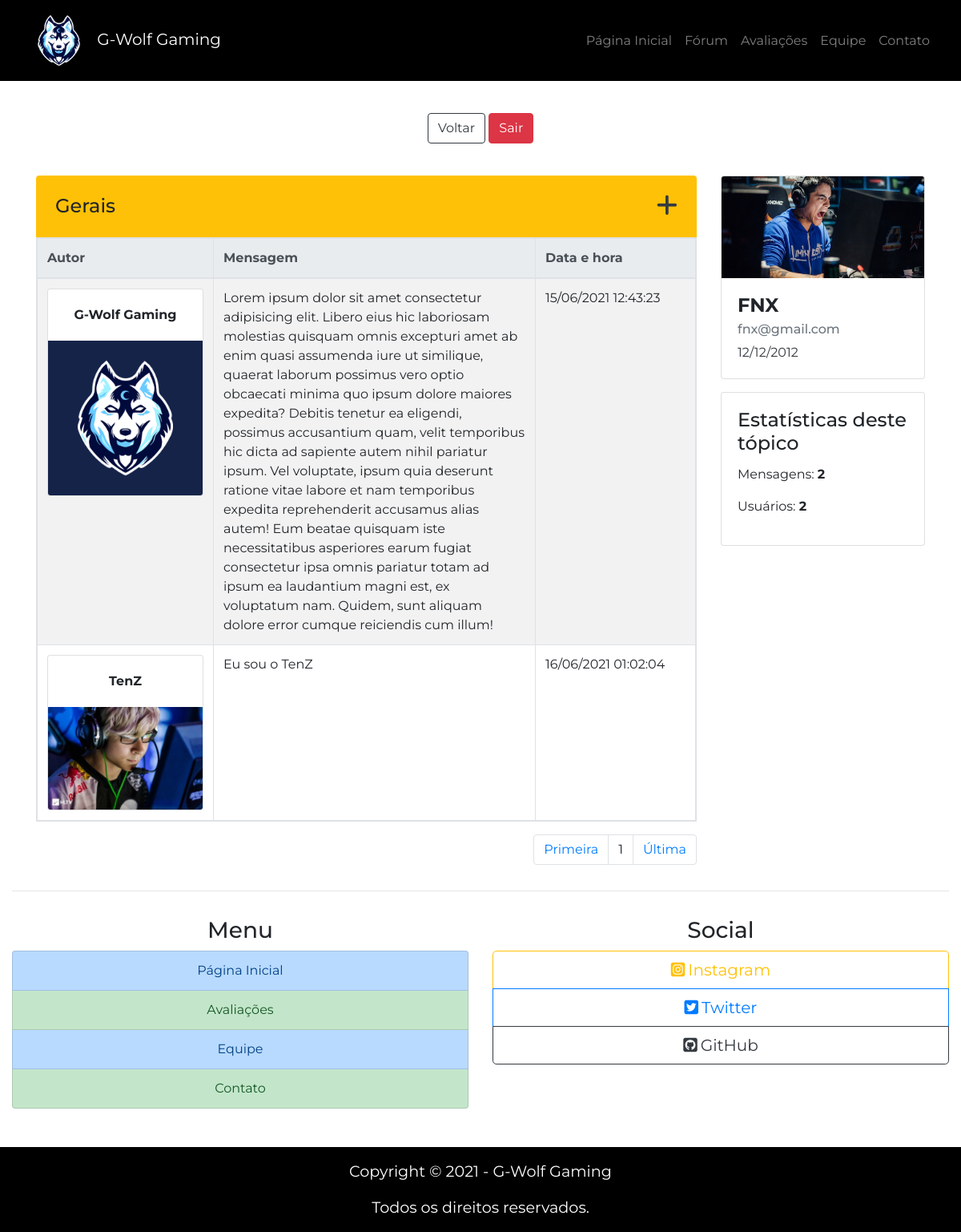
The app's page /topicos/gerais.php (signed in) with its own data.
### tables this page shows
CREATE TABLE IF NOT EXISTS `mensagens_topico` (
  `id_msg` int(11) NOT NULL AUTO_INCREMENT,
  `conteudo_msg` varchar(3000) NOT NULL,
  `autor_msg` varchar(255) NOT NULL,
  `img_autor_msg` varchar(40) NOT NULL,
  `data_msg` datetime NOT NULL,
  `topico_msg` varchar(255) NOT NULL,
  PRIMARY KEY (`id_msg`)
);

### php/converte_data.php (called while the page is built)
<?php
$datadobanco = $_SESSION['usuarioDtNasc'];
$dataconvertida = implode("/", array_reverse(explode("-", $datadobanco)));

### topicos/gerais.php (the view, shortened to what this page needs)
<?php
include_once("../php/conexao.php");
include_once("../php/converte_data.php");
$contar_msg = "SELECT * FROM mensagens_topico WHERE topico_msg = 'Gerais'";
$resultado_contar_msg = mysqli_query($connect, $contar_msg);
$total_msg = mysqli_num_rows($resultado_contar_msg);
$contar_usuarios = "SELECT autor_msg, COUNT(autor_msg) as total FROM mensagens_topico WHERE topico_msg = 'Gerais' GROUP BY autor_msg";
$resultado_contar_usuarios = mysqli_query($connect, $contar_usuarios);
$total_usuarios = mysqli_num_rows($resultado_contar_usuarios);
?>
<!DOCTYPE html>
<html lang="pt-br">
<head>
    <link rel="stylesheet" href="https://stackpath.bootstrapcdn.com/bootstrap/4.5.0/css/bootstrap.min.css">
    <link rel="stylesheet" href="../css/global.css">
    <link rel="stylesheet" href="../css/homeforum.css">
</head>
<body>
    <header>
        <nav class="navbar navbar-expand-lg navbar-dark bg-black">
            <div class="container-fluid py-0">
                <a class="navbar-brand text-white p-0" href="../index.php">
                    <img id="logo" src="../assets/logo-sem-texto.png" alt="G-Wolf Gaming">
                    G-Wolf Gaming
                </a>
                <div class="collapse navbar-collapse justify-content-end" id="navbarSite">
                    <ul class="navbar-nav">
                        <li class="nav-item">
                            <a class="nav-link" href="../index.php">Página Inicial</a>
                        </li>
                        <li class="nav-item">
                            <a class="nav-link" href="../forum.php">Fórum</a>
                        </li>
                        <li class="nav-item">
                            <a class="nav-link" href="../avaliacoes.html">Avaliações</a>
                        </li>
                        <li class="nav-item">
                            <a class="nav-link" href="../equipe.html">Equipe</a>
                        </li>
                        <li class="nav-item">
                            <a class="nav-link " href="../contato.php">Contato</a>
                        </li>
                    </ul>
                </div>
            </div>
        </nav>
    </header>
    <main>
        <div class="container mt-2">
            <div class="bg-white mb-3 rounded-bottom">
                <div class="container">
                    <div class="row py-4 d-flex align-items-center">
                        <div class="col-md-12 text-center">
                            <a href="../forum.php" class="btn btn-outline-dark mt-2">Voltar</a>
                            <a href="../php/sair.php"><button class="btn btn-danger mt-2">Sair</button></a>
                        </div>
                    </div>
                </div>
            </div>
            <div class="row">
                <div class="col-12 col-lg-9 col-xl-9">
                    <div id="topic" class="d-flex bg-warning mb-0 p-4 rounded-top justify-content-between">
                        <h2 class="h4 mb-0">Gerais</h2>
                        <a href class="h4 text-dark mb-0" data-toggle="modal" data-target="#createMsgModal"><i class="fas fa-plus fa-lg"></i></a>
                    </div>
                    <table class="table table-striped table-bordered table-responsive">
                        <thead class="thead-light">
                            <tr>
                                <th scope="col" class="autor-col">Autor</th>
                                <th scope="col" class="msg-col">Mensagem</th>
                                <th scope="col" class="date-col">Data e hora</th>
                            </tr>
                        </thead>
                        <tbody>
                            <?php
                                $pagina_atual = filter_input(INPUT_GET, 'pagina', FILTER_SANITIZE_NUMBER_INT);
                                $pagina = (!empty($pagina_atual)) ? $pagina_atual : 1;
                                $qnt_pagina = 20;
                                $inicio = ($qnt_pagina * $pagina) - $qnt_pagina;
                                $show_msg = "SELECT * FROM mensagens_topico WHERE topico_msg = 'Gerais' LIMIT $inicio, $qnt_pagina";
                                $resultado_show_msg = mysqli_query($connect, $show_msg);
                                while($row_msg = mysqli_fetch_assoc($resultado_show_msg)):
                            ?>
                            <tr>
                                <td>
                                    <div class="card text-center">
                                        <div class="card-body">
                                            <b><?php echo $row_msg['autor_msg']; ?></b>
                                        </div>
                                        <img class="card-img-bottom" src="../upload/<?php echo $row_msg['img_autor_msg']; ?>" alt="Imagem Autor">
                                    </div>
                                </td>
                                <td>
                                    <?php echo $row_msg['conteudo_msg']; ?>
                                </td>
                                <td>
                                    <div><?php $data_msg = $row_msg['data_msg']; echo date('d/m/Y H:i:s', strtotime($data_msg)); ?></div>
                                </td>
                            </tr>
                            <?php
                                endwhile;
                            ?>
                        </tbody>
                    </table>
                    <div>
                        <nav>
                            <ul class="pagination justify-content-end">
                        <?php
                            $result_pg = "SELECT COUNT(id_msg) AS num_result FROM mensagens_topico WHERE topico_msg = 'Gerais'";
                            $resultado_pg = mysqli_query($connect, $result_pg);
                            $row_pg = mysqli_fetch_assoc($resultado_pg);
                            $quantidade_pg = ceil($row_pg['num_result'] / $qnt_pagina);
                            echo "<li class='page-item'><a class='page-link' href='./gerais.php?pagina=1'>Primeira</a></li>";
                            echo "<li class='page-item'><a class='page-link'>$pagina</a></li>";
                            echo "<li class='page-item'><a class='page-link' href='./gerais.php?pagina=$quantidade_pg'>Última</a></li>";
                        ?>
                            </ul>
                        </nav>
                    </div>
                </div>
                <div class="col-12 col-lg-3 col-xl-3">
                    <aside>
                        <div class="row">
                            <div class="col-12 col-sm-6 col-lg-12 col-xl-12">
                                <div class="card mb-3 mb-sm-3 mb-xl-3">
                                    <img src="../upload/<?php echo $_SESSION['usuarioImgPerfil']; ?>" class="card-img-top">
                                    <div class="card-body">
                                        <h4 class="card-title"><b><?php echo $_SESSION['usuarioNome']; ?></b></h4>
                                        <h6 class="card-subtitle mb-2 text-muted"><?php echo $_SESSION['usuarioEmail']; ?></h5>
                                        <p class="card-text text-dark"><?php echo $dataconvertida; ?></p>
                                    </div>
                                </div>
                            </div>
                            <div class="col-12 col-sm-6 col-lg-12 col-xl-12">
                                <div class="card mb-3 mb-sm-3 mb-xl-3">
                                    <div class="card-body">
                                        <h2 class="h4 card-title">Estatísticas deste tópico</h1>
                                        <p>Mensagens: <b><?php echo $total_msg; ?></b></p>
                                        <p>Usuários: <b><?php echo $total_usuarios; ?></b></p>
                                    </div>
                                </div>
                            </div>
                        </div>
                    </aside>
                </div>
            </div>
        </div>
    </main>
    <footer>
        <div class="container-fluid">
            <div class="row">
                <div class="col-12 mb-3">
                    <hr>
                </div>
                <div class="col-sm-6 mb-4 text-center">
                    <h3>Menu</h3>
                    <div class="list-group">
                        <a class="list-group-item list-group-item-action list-group-item-primary" href="../index.php">Página Inicial</a>
                        <a class="list-group-item list-group-item-action list-group-item-success" href="../avaliacoes.html">Avaliações</a>
                        <a class="list-group-item list-group-item-action list-group-item-primary" href="../equipe.html">Equipe</a>
                        <a class="list-group-item list-group-item-action list-group-item-success" href="../contato.php">Contato</a>
                    </div>
                </div>
                <div class="col-sm-6 mb-1 text-center">
                    <h3>Social</h3>
                    <div class="btn-group-vertical btn-block btn-group-lg" role="group">
                        <a class="btn btn-outline-warning" href="https://www.instagram.com/oficialgwolf/" target="_blank"><i class="fab fa-instagram-square mr-1"></i>Instagram</a>
                        <a class="btn btn-outline-primary" href="https://twitter.com/oficialgwolf" target="_blank"><i class="fab fa-twitter-square mr-1"></i>Twitter</a>
                        <a class="btn btn-outline-dark" href="https://github.com/oficialgwolf" target="_blank"><i class="fab fa-github-square mr-1"></i>GitHub</a>
                    </div>
                </div>
                <div class="col-12 text-center bg-black pt-3 mt-4">
                    <p class="font-size-maior text-white">Copyright © 2021 - G-Wolf Gaming</p>
                    <p class="font-size-maior text-white">Todos os direitos reservados.</p>
                </div>
            </div>
        </div>
    </footer>
</body>
</html>

### css/global.css (style rules this page uses)
body { font-family: 'Montserrat', sans-serif; }
.bg-black { background-color: #000; }
.font-size-maior { font-size: 1.2em; }
#logo { width: 85px; }

### css/homeforum.css (style rules this page uses)
.autor-col { min-width: 220px; }
.msg-col { min-width: 402px; }
.date-col { min-width: 200px; }

### records on screen
mensagens_topico: autor_msg "G-Wolf Gaming", img_autor_msg (picture), conteudo_msg "Lorem ipsum dolor sit amet consectetur adipisicing elit. Libero eius hic laboriosam molestias quisquam omnis excepturi amet ab enim quasi assumenda iure ut similique, quaerat laborum possimus vero optio obcaecati minima quo ipsum dolore maiores expedita? Debitis tenetur ea eligendi, possimus accusantium quam, velit temporibus hic dicta ad sapiente autem nihil pariatur ipsum. Vel voluptate, ipsum quia deserunt ratione vitae labore et nam temporibus expedita reprehenderit accusamus alias autem! Eum beatae quisquam iste necessitatibus asperiores earum fugiat consectetur ipsa omnis pariatur totam ad ipsum ea laudantium magni est, ex voluptatum nam. Quidem, sunt aliquam dolore error cumque…", data_msg "15/06/2021 12:43:23"
mensagens_topico: autor_msg "TenZ", img_autor_msg (picture), conteudo_msg "Eu sou o TenZ", data_msg "16/06/2021 01:02:04"

### other values on screen
$pagina "1"
$_SESSION['usuarioNome'] "FNX"
$_SESSION['usuarioEmail'] "fnx@gmail.com"
$dataconvertida "12/12/2012"
$total_msg "2"
$total_usuarios "2"
